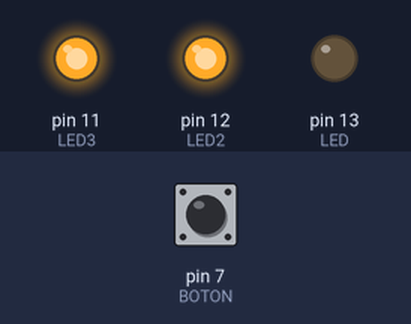
Bench run of a sketch on a simulated Arduino Uno, built with avr-gcc and run on an emulated ATmega328P. Shown: output pins drawn as LEDs (lit = HIGH). The test bench sets the inputs (shaded band); at power-on: pin 7 (BOTON) LOW.

Above: at 1.2 s.
1.3 s: pin 7 (BOTON) pulled HIGH for 0.15 s
At 1.37 s:
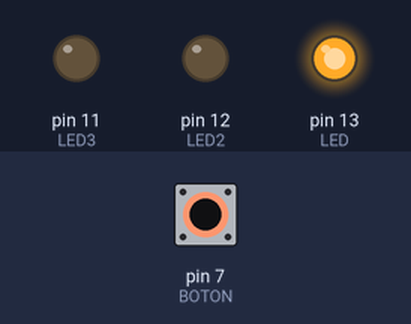
2.9 s: pin 7 (BOTON) pulled HIGH for 3.2 s
At 7.4 s:
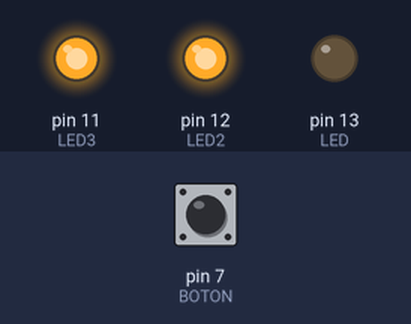
Timing chart, 0 to 8.9 s (numbered marks = the images above; inputs shaded):
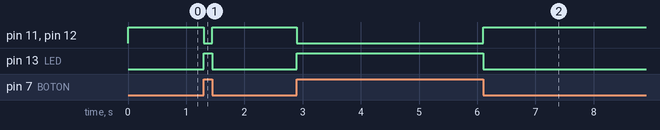

Measured:
- after the input at 1.3 s, pin 11 (LED3), pin 12 (LED2): HIGH → LOW at once, → HIGH 0.15 s later; pin 13 (LED): LOW → HIGH at once, → LOW 0.15 s later
- after the input at 2.9 s, pin 11 (LED3), pin 12 (LED2): HIGH → LOW at once, → HIGH 3.2 s later; pin 13 (LED): LOW → HIGH at once, → LOW 3.2 s later

The sketch:

Pulsador.ino
```cpp
// Práctica encender y apagar un LED a través de botón pulsador
const int LED=13;
const int BOTON=7;
const int LED2=12;
const int LED3=11;
int val;

void setup(){
  pinMode(LED,OUTPUT);
  pinMode(LED2,OUTPUT);
  pinMode(LED3,OUTPUT);
  pinMode(BOTON,INPUT);
}

void loop(){
  val=digitalRead(BOTON);
  if(val==HIGH){
    digitalWrite(LED,HIGH);
    digitalWrite(LED2,LOW);
    digitalWrite(LED3,LOW);
  }else{
    digitalWrite(LED,LOW);
    digitalWrite(LED2,HIGH);
    digitalWrite(LED3,HIGH);
  }
}
```
